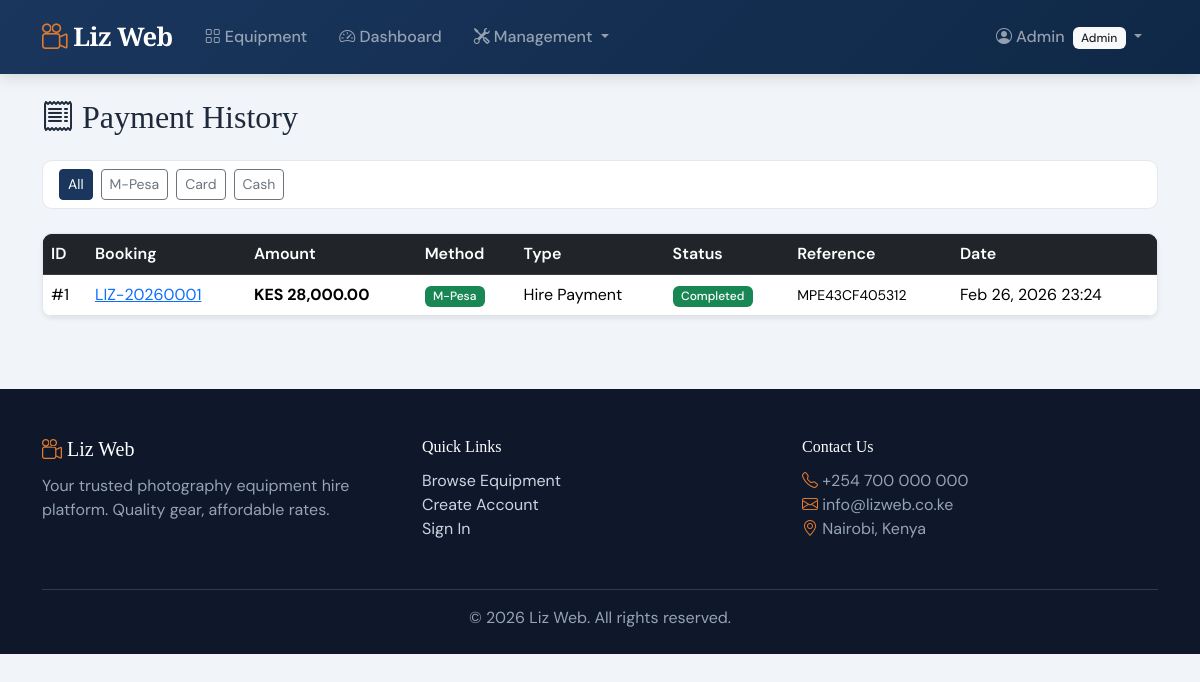
Screenshot of /payments/history/ (signed in) with the database file from the repository.
### accounts/models.py (models this page shows, shortened)
class User(AbstractUser):
    class Role(models.TextChoices):
        ADMIN = 'admin', 'Admin'
        STAFF = 'staff', 'Staff'
        CUSTOMER = 'customer', 'Customer'
    role = models.CharField(
        max_length=10,
        choices=Role.choices,
        default=Role.CUSTOMER,
    )
    phone_number = models.CharField(max_length=15, blank=True)
    id_number = models.CharField(max_length=20, blank=True, verbose_name='ID Number')
    address = models.TextField(blank=True)
    date_joined = models.DateTimeField(auto_now_add=True)
    class Meta:
        ordering = ['-date_joined']

### payments/models.py (models this page shows, shortened)
class Payment(models.Model):
    class Method(models.TextChoices):
        MPESA = 'mpesa', 'M-Pesa'
        CARD = 'card', 'Card Payment'
        CASH = 'cash', 'Cash'
    class Status(models.TextChoices):
        PENDING = 'pending', 'Pending'
        COMPLETED = 'completed', 'Completed'
        FAILED = 'failed', 'Failed'
        REFUNDED = 'refunded', 'Refunded'
    class PaymentType(models.TextChoices):
        HIRE = 'hire', 'Hire Payment'
        LATE_FEE = 'late_fee', 'Late Fee'
        DAMAGE = 'damage', 'Damage Charge'
        DEPOSIT = 'deposit', 'Security Deposit'
    booking = models.ForeignKey(Booking, on_delete=models.CASCADE, related_name='payments')
    user = models.ForeignKey(settings.AUTH_USER_MODEL, on_delete=models.CASCADE)
    amount = models.DecimalField(max_digits=12, decimal_places=2)
    method = models.CharField(max_length=10, choices=Method.choices)
    status = models.CharField(max_length=10, choices=Status.choices, default=Status.PENDING)
    payment_type = models.CharField(max_length=10, choices=PaymentType.choices, default=PaymentType.HIRE)
    mpesa_phone = models.CharField(max_length=15, blank=True)
    mpesa_receipt = models.CharField(max_length=50, blank=True)
    mpesa_checkout_id = models.CharField(max_length=100, blank=True)
    card_last_four = models.CharField(max_length=4, blank=True)
    transaction_ref = models.CharField(max_length=100, blank=True)
    notes = models.TextField(blank=True)
    created_at = models.DateTimeField(auto_now_add=True)
    updated_at = models.DateTimeField(auto_now=True)
    class Meta:
        ordering = ['-created_at']

### bookings/models.py (models this page shows, shortened)
class Booking(models.Model):
    class Status(models.TextChoices):
        PENDING = 'pending', 'Pending Payment'
        CONFIRMED = 'confirmed', 'Confirmed'
        ISSUED = 'issued', 'Equipment Issued'
        RETURNED = 'returned', 'Returned'
        OVERDUE = 'overdue', 'Overdue'
        CANCELLED = 'cancelled', 'Cancelled'
    booking_number = models.CharField(max_length=20, unique=True, editable=False)
    customer = models.ForeignKey(settings.AUTH_USER_MODEL, on_delete=models.CASCADE, related_name='bookings')
    equipment = models.ForeignKey(Equipment, on_delete=models.CASCADE, related_name='bookings')
    start_date = models.DateField()
    end_date = models.DateField()
    status = models.CharField(max_length=15, choices=Status.choices, default=Status.PENDING)
    total_amount = models.DecimalField(max_digits=12, decimal_places=2, default=0)
    notes = models.TextField(blank=True)
    issued_by = models.ForeignKey(
        settings.AUTH_USER_MODEL, on_delete=models.SET_NULL,
        null=True, blank=True, related_name='issued_bookings'
    )
    issued_at = models.DateTimeField(null=True, blank=True)
    returned_at = models.DateTimeField(null=True, blank=True)
    returned_to = models.ForeignKey(
        settings.AUTH_USER_MODEL, on_delete=models.SET_NULL,
        null=True, blank=True, related_name='received_returns'
    )
    late_fee = models.DecimalField(max_digits=10, decimal_places=2, default=0)
    damage_fee = models.DecimalField(max_digits=10, decimal_places=2, default=0)
    damage_notes = models.TextField(blank=True)
    created_at = models.DateTimeField(auto_now_add=True)
    updated_at = models.DateTimeField(auto_now=True)
    class Meta:
        ordering = ['-created_at']

### payments/views.py (the view)
# urls.py: path('history/', views.payment_history, name='payment_history'),
@login_required
def payment_history(request):
    if request.user.role == 'customer':
        payments = Payment.objects.filter(user=request.user)
    else:
        payments = Payment.objects.all()
    method_filter = request.GET.get('method', '')
    if method_filter:
        payments = payments.filter(method=method_filter)
    return render(request, 'payments/history.html', {'payments': payments, 'method_filter': method_filter})

### accounts/templatetags/role_tags.py (called while the page is built)
@register.filter
def has_role(user, role):
    if not user.is_authenticated:
        return False
    return user.role == role

@register.filter
def is_staff_or_admin(user):
    if not user.is_authenticated:
        return False
    return user.role in ('staff', 'admin')

### templates/payments/history.html (shortened to what this page needs)
{% extends 'base.html' %}
{% load humanize %}
{% block content %}
<h2 class="mb-4"><i class="bi bi-receipt"></i> Payment History</h2>
<div class="card mb-4">
    <div class="card-body py-2">
        <div class="d-flex gap-2 flex-wrap">
            <a href="{% url 'payment_history' %}" class="btn btn-sm {% if not method_filter %}btn-primary{% else %}btn-outline-secondary{% endif %}">All</a>
            <a href="?method=mpesa" class="btn btn-sm {% if method_filter == 'mpesa' %}btn-success{% else %}btn-outline-secondary{% endif %}">M-Pesa</a>
            <a href="?method=card" class="btn btn-sm {% if method_filter == 'card' %}btn-primary{% else %}btn-outline-secondary{% endif %}">Card</a>
            <a href="?method=cash" class="btn btn-sm {% if method_filter == 'cash' %}btn-warning{% else %}btn-outline-secondary{% endif %}">Cash</a>
        </div>
    </div>
</div>
<div class="card shadow-sm">
    <div class="table-responsive">
        <table class="table table-hover mb-0">
            <thead class="table-dark">
                <tr>
                    <th>ID</th>
                    <th>Booking</th>
                    <th>Amount</th>
                    <th>Method</th>
                    <th>Type</th>
                    <th>Status</th>
                    <th>Reference</th>
                    <th>Date</th>
                </tr>
            </thead>
            <tbody>
                {% for p in payments %}
                <tr>
                    <td>#{{ p.id }}</td>
                    <td><a href="{% url 'booking_detail' p.booking.pk %}">{{ p.booking.booking_number }}</a></td>
                    <td><strong>KES {{ p.amount|intcomma }}</strong></td>
                    <td>
                        {% if p.method == 'mpesa' %}<span class="badge bg-success">M-Pesa</span>
                        {% elif p.method == 'card' %}<span class="badge bg-primary">Card</span>
                        {% else %}<span class="badge bg-warning text-dark">Cash</span>{% endif %}
                    </td>
                    <td>{{ p.get_payment_type_display }}</td>
                    <td>
                        {% if p.status == 'completed' %}<span class="badge bg-success">Completed</span>
                        {% elif p.status == 'pending' %}<span class="badge bg-warning text-dark">Pending</span>
                        {% elif p.status == 'failed' %}<span class="badge bg-danger">Failed</span>
                        {% else %}<span class="badge bg-info">{{ p.get_status_display }}</span>{% endif %}
                    </td>
                    <td><small>{{ p.mpesa_receipt }}{{ p.transaction_ref }}</small></td>
                    <td>{{ p.created_at|date:"M d, Y H:i" }}</td>
                </tr>
                {% empty %}
                <tr><td colspan="8" class="text-center py-4 text-muted">No payments found.</td></tr>
                {% endfor %}
            </tbody>
        </table>
    </div>
</div>
{% endblock %}

### templates/base.html (shortened to what this page needs)
{% load static %}
{% load role_tags %}
<!DOCTYPE html>
<html lang="en">
<head>
    <link href="https://cdn.jsdelivr.net/npm/bootstrap@5.3.3/dist/css/bootstrap.min.css" rel="stylesheet">
    <link href="https://cdn.jsdelivr.net/npm/bootstrap-icons@1.11.3/font/bootstrap-icons.min.css" rel="stylesheet">
    <link rel="stylesheet" href="{% static 'css/style.css' %}">
</head>
<body>
    <nav class="navbar navbar-expand-lg navbar-dark liz-navbar sticky-top">
        <div class="container">
            <a class="navbar-brand liz-brand" href="{% url 'home' %}">
                <i class="bi bi-camera-reels"></i> Liz Web
            </a>
            <div class="collapse navbar-collapse" id="navContent">
                <ul class="navbar-nav me-auto">
                    <li class="nav-item">
                        <a class="nav-link" href="{% url 'equipment_list' %}"><i class="bi bi-grid"></i> Equipment</a>
                    </li>
                    {% if user.is_authenticated %}
                        <li class="nav-item">
                            <a class="nav-link" href="{% url 'dashboard' %}"><i class="bi bi-speedometer2"></i> Dashboard</a>
                        </li>
                        {% if user|is_staff_or_admin %}
                        <li class="nav-item dropdown">
                            <a class="nav-link dropdown-toggle" href="#" data-bs-toggle="dropdown">
                                <i class="bi bi-tools"></i> Management
                            </a>
                        </li>
                        {% endif %}
                    {% endif %}
                </ul>
                <ul class="navbar-nav">
                    {% if user.is_authenticated %}
                    <li class="nav-item dropdown">
                        <a class="nav-link dropdown-toggle" href="#" data-bs-toggle="dropdown">
                            <i class="bi bi-person-circle"></i> {{ user.first_name|default:user.username }}
                            <span class="badge bg-light text-dark ms-1">{{ user.get_role_display }}</span>
                        </a>
                    </li>
                    {% else %}
                    <li class="nav-item"><a class="nav-link" href="{% url 'login' %}"><i class="bi bi-box-arrow-in-right"></i> Login</a></li>
                    <li class="nav-item"><a class="btn btn-outline-light btn-sm ms-2 mt-1" href="{% url 'register' %}">Sign Up</a></li>
                    {% endif %}
                </ul>
            </div>
        </div>
    </nav>
    <main class="{% block main_class %}container py-4{% endblock %}">
        {% block content %}{% endblock %}
    </main>
    <footer class="liz-footer mt-5">
        <div class="container">
            <div class="row">
                <div class="col-md-4 mb-3">
                    <h5><i class="bi bi-camera-reels"></i> Liz Web</h5>
                    <p>Your trusted photography equipment hire platform. Quality gear, affordable rates.</p>
                </div>
                <div class="col-md-4 mb-3">
                    <h6>Quick Links</h6>
                    <ul class="list-unstyled">
                        <li><a href="{% url 'equipment_list' %}">Browse Equipment</a></li>
                        <li><a href="{% url 'register' %}">Create Account</a></li>
                        <li><a href="{% url 'login' %}">Sign In</a></li>
                    </ul>
                </div>
                <div class="col-md-4 mb-3">
                    <h6>Contact Us</h6>
                    <p>
                        <i class="bi bi-telephone"></i> +254 700 000 000<br>
                        <i class="bi bi-envelope"></i> info@lizweb.co.ke<br>
                        <i class="bi bi-geo-alt"></i> Nairobi, Kenya
                    </p>
                </div>
            </div>
            <hr>
            <p class="text-center mb-0">&copy; 2026 Liz Web. All rights reserved.</p>
        </div>
    </footer>
</body>
</html>

### static/css/style.css (style rules this page uses)
:root { --liz-primary: #1a365d; --liz-secondary: #2d6a4f; --liz-accent: #e07a2f; --liz-dark: #0f172a; --liz-light: #f8fafc; --liz-border: #e2e8f0; }
body { font-family: 'DM Sans', sans-serif; background-color: #f1f5f9; color: #1e293b; }
h1, h2, h3, h4, h5, h6, .hero-title, .liz-brand, .section-title { font-family: 'Playfair Display', serif; }
.liz-navbar { background: linear-gradient(135deg, var(--liz-primary) 0%, #0f2847 100%); padding: 0.8rem 0; box-shadow: 0 2px 15px rgba(0,0,0,0.15); }
.liz-brand { font-size: 1.6rem; font-weight: 700; letter-spacing: -0.5px; }
.liz-brand i { color: var(--liz-accent); }
.navbar-nav .nav-link { font-weight: 500; padding: 0.5rem 1rem !important; transition: color 0.2s; }
.card { border: 1px solid var(--liz-border); border-radius: 10px; overflow: hidden; }
.table-dark { background-color: var(--liz-primary) !important; }
.table-dark th { font-weight: 600; border-color: rgba(255,255,255,0.1); }
.btn-primary { background-color: var(--liz-primary); border-color: var(--liz-primary); }
.badge { font-weight: 500; padding: 0.4em 0.7em; }
.liz-footer { background-color: var(--liz-dark); color: #cbd5e1; padding: 3rem 0 1.5rem; }
.liz-footer h5, .liz-footer h6 { color: #ffffff; margin-bottom: 0.8rem; }
.liz-footer .text-muted, .liz-footer p, .liz-footer li { color: #94a3b8 !important; }
.liz-footer a { color: #cbd5e1; text-decoration: none; transition: color 0.2s; }
.liz-footer hr { border-color: rgba(255, 255, 255, 0.15); opacity: 1; }
.liz-footer i { color: var(--liz-accent); }

### rows the page displays
User: first_name "Admin", role "Admin"
Payment: id "1", booking.booking_number "LIZ-20260001", amount "28,000.00", method "M-Pesa", payment_type "Hire Payment", status "Completed", mpesa_receipt "MPE43CF405312", created_at "Feb 26, 2026 23:24"
